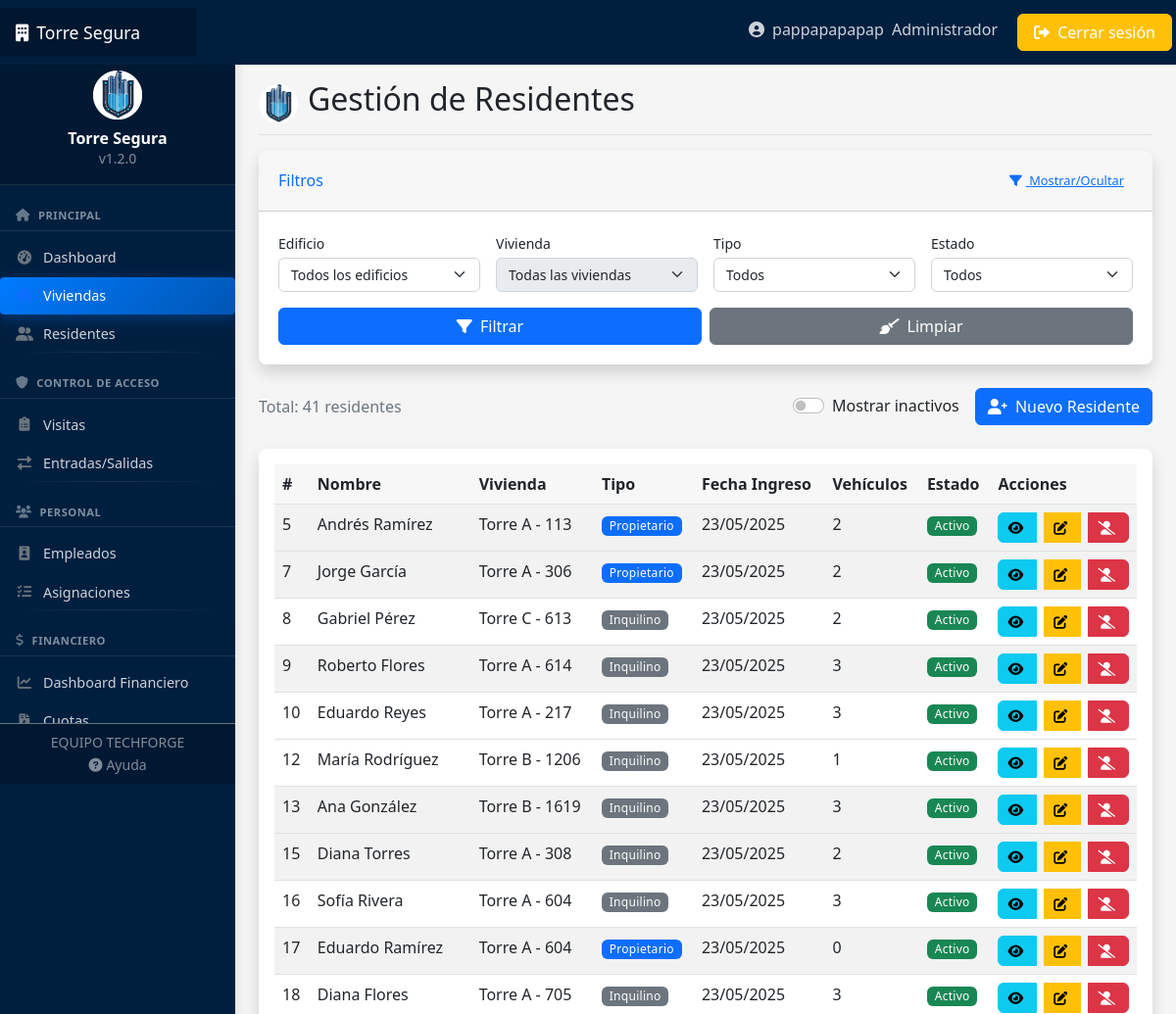
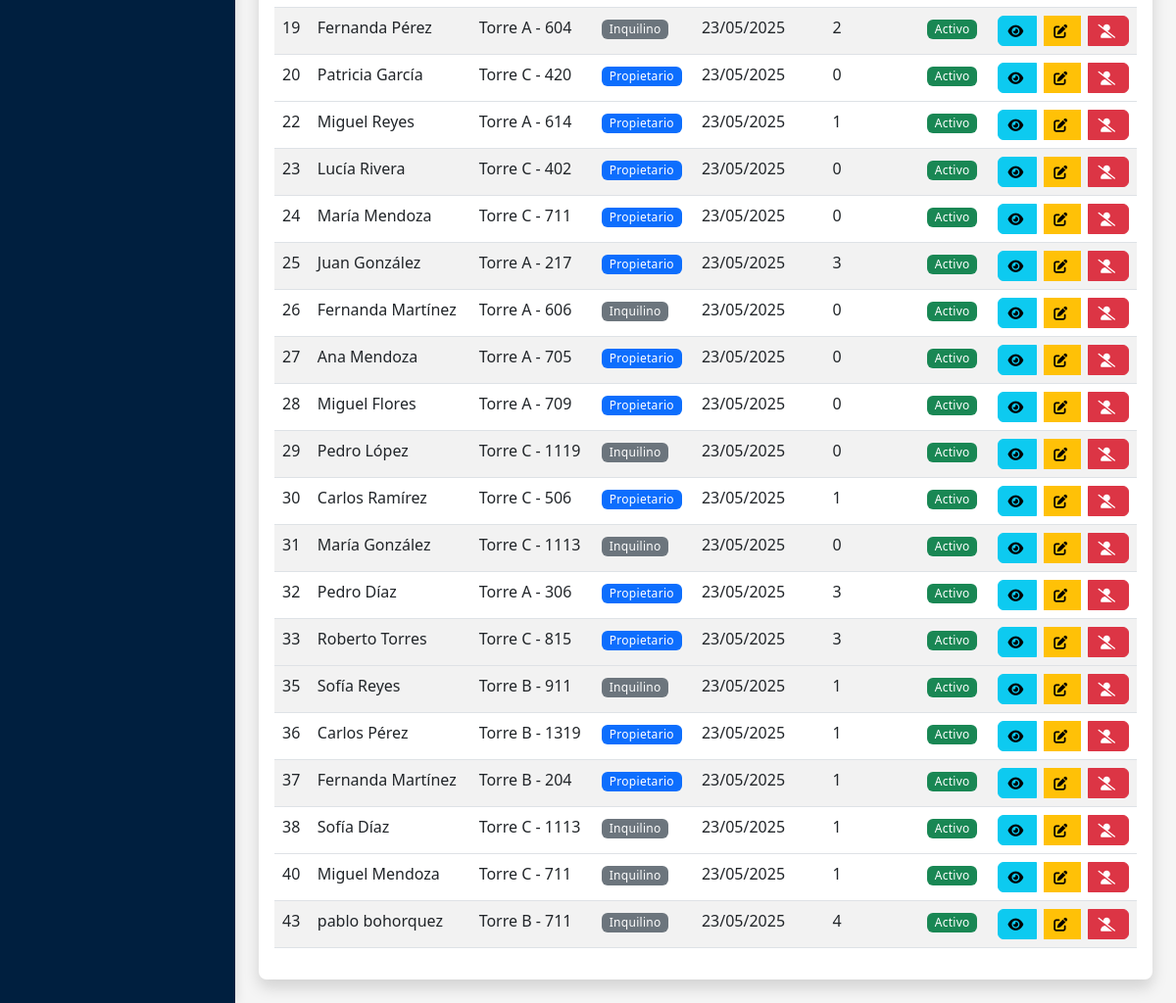
Page /viviendas/residentes/ (signed in) on the earlier database version (2 pictures, top to bottom).
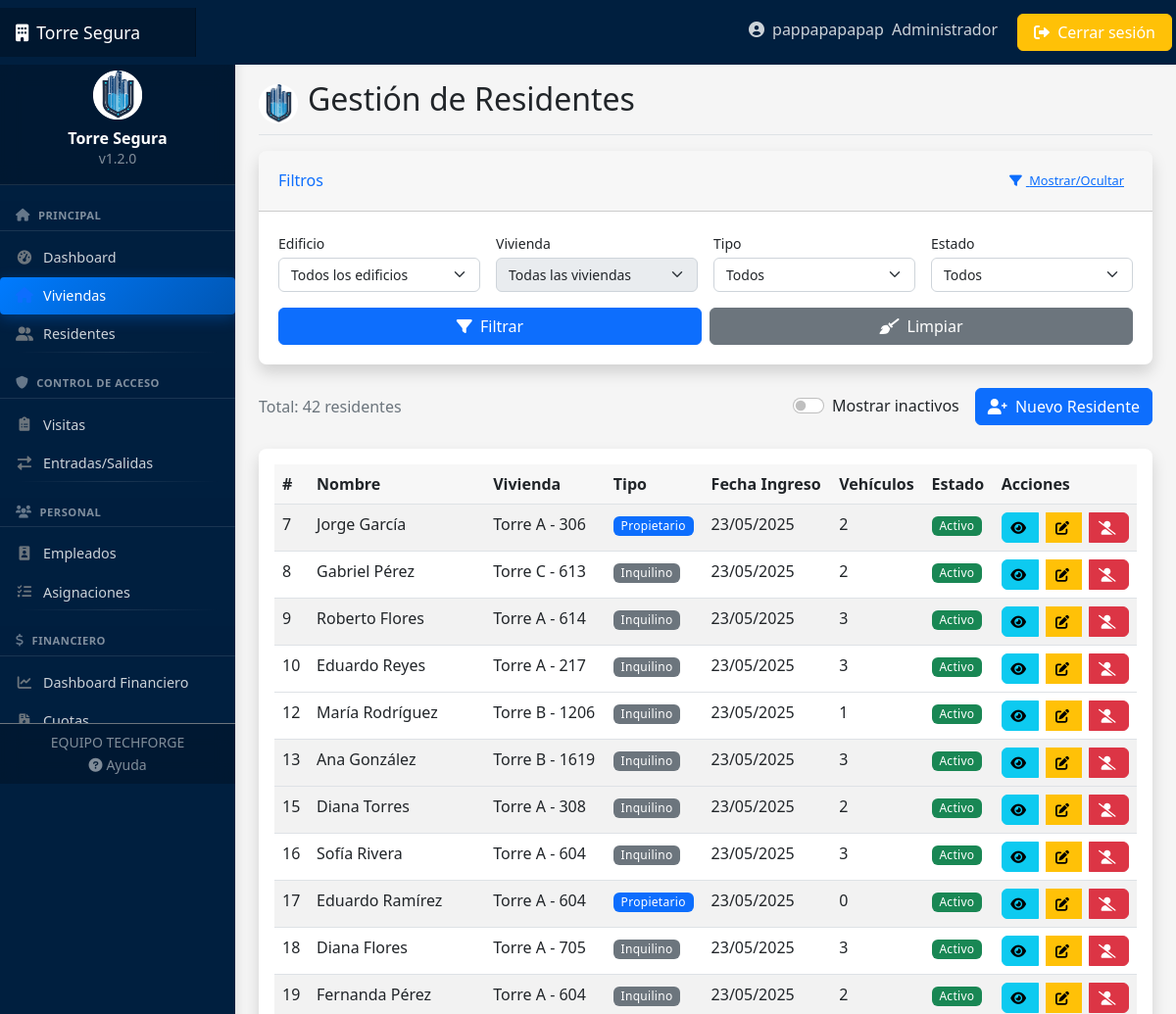
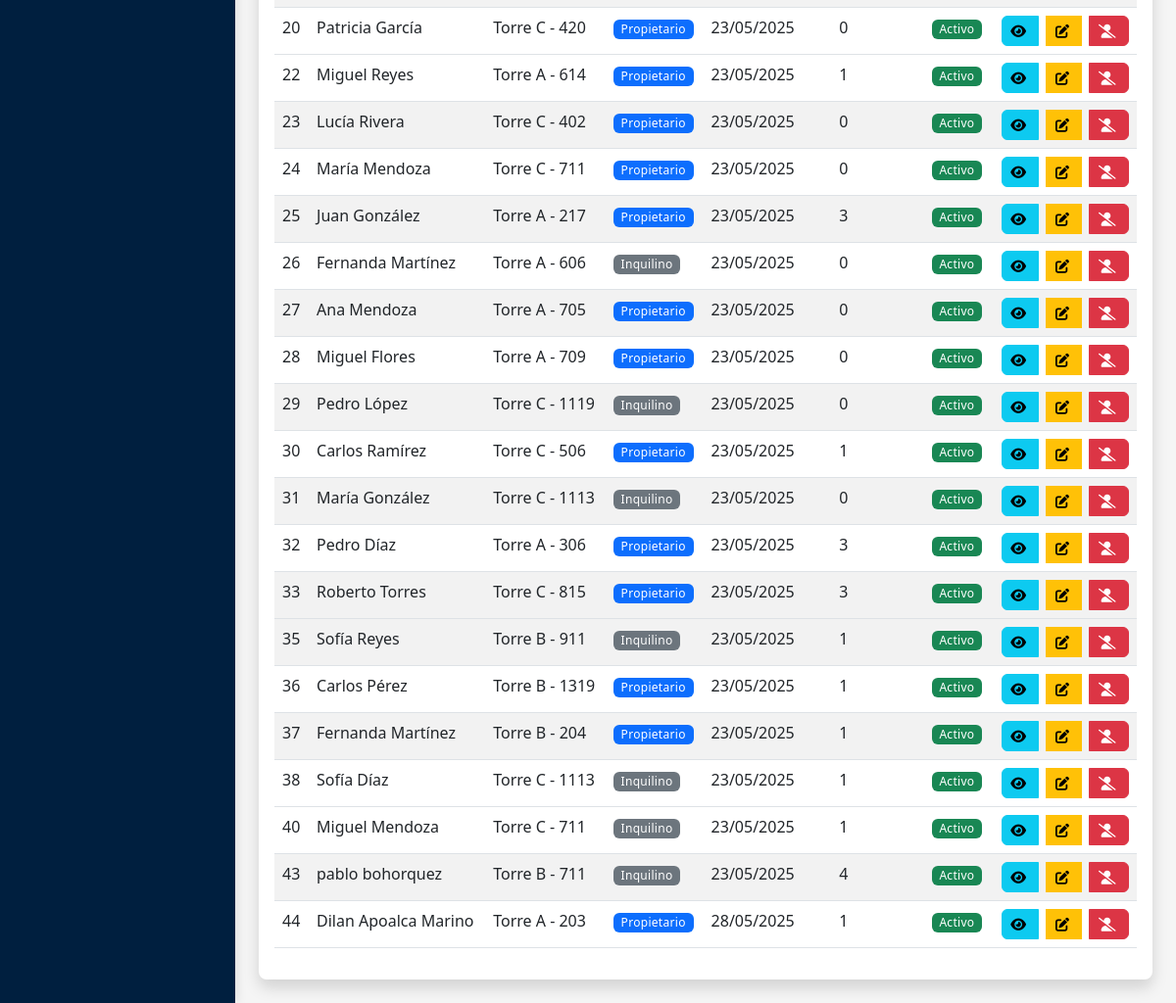
Same page on the later database version (2 pictures, top to bottom).
### viviendas/models.py (models this page shows, shortened)
class Residente(models.Model):
    usuario = models.OneToOneField(Usuario, on_delete=models.CASCADE, related_name='residente')
    vivienda = models.ForeignKey(Vivienda, on_delete=models.SET_NULL, null=True, related_name='residentes')
    fecha_ingreso = models.DateField(auto_now_add=True)
    vehiculos = models.PositiveIntegerField(default=0)
    activo = models.BooleanField(default=True,
        help_text="Indica si el residente actualmente vive o está relacionado con la vivienda")
    es_propietario = models.BooleanField(default=False)

class Vivienda(models.Model):
    ESTADOS = [
        ('OCUPADO', 'Ocupado'),
        ('DESOCUPADO', 'Desocupado'),
        ('MANTENIMIENTO', 'En mantenimiento'),
        ('BAJA', 'Dado de baja'),
    ]
    edificio = models.ForeignKey(Edificio, on_delete=models.CASCADE, related_name='viviendas')
    numero = models.CharField(max_length=10)
    piso = models.PositiveIntegerField()
    metros_cuadrados = models.DecimalField(max_digits=6, decimal_places=2)
    habitaciones = models.PositiveIntegerField(default=1)
    baños = models.PositiveIntegerField(default=1)
    estado = models.CharField(max_length=15, choices=ESTADOS, default='DESOCUPADO')
    activo = models.BooleanField(default=True, help_text="Indica si la vivienda está activa o ha sido dada de baja")
    fecha_baja = models.DateField(null=True, blank=True, help_text="Fecha en la que se dio de baja la vivienda")
    motivo_baja = models.TextField(blank=True, null=True, help_text="Motivo por el cual se dio de baja la vivienda")

class Edificio(models.Model):
    nombre = models.CharField(max_length=100)
    direccion = models.TextField()
    pisos = models.PositiveIntegerField()
    fecha_construccion = models.DateField(blank=True, null=True)

### usuarios/models.py (models this page shows, shortened)
class Usuario(AbstractUser):
    TIPOS_DOCUMENTO = [
        ('DNI', 'DNI'),
        ('PASAPORTE', 'Pasaporte'),
        ('CEDULA', 'Cédula'),
    ]
    rol = models.ForeignKey(Rol, on_delete=models.SET_NULL, null=True, related_name='usuarios')
    telefono = models.CharField(max_length=15, blank=True)
    tipo_documento = models.CharField(max_length=10, choices=TIPOS_DOCUMENTO, default='DNI')
    numero_documento = models.CharField(max_length=20, blank=True)
    foto = models.ImageField(upload_to='usuarios/', blank=True, null=True)
    email_confirmado = models.BooleanField(default=False)

### viviendas/views.py (the view)
# urls.py: path('residentes/', views.ResidenteListView.as_view(), name='residente-list'),
class ResidenteListView(LoginRequiredMixin, ListView):
    model = Residente
    template_name = 'viviendas/residente_list.html'
    context_object_name = 'residentes'
    def get_queryset(self):
        queryset = super().get_queryset()
        edificio_id = self.request.GET.get('edificio')
        if edificio_id:
            queryset = queryset.filter(vivienda__edificio_id=edificio_id)
        vivienda_id = self.request.GET.get('vivienda')
        if vivienda_id:
            queryset = queryset.filter(vivienda_id=vivienda_id)
        es_propietario = self.request.GET.get('es_propietario')
        if es_propietario:
            es_propietario_bool = es_propietario == 'true'
            queryset = queryset.filter(es_propietario=es_propietario_bool)
        estado = self.request.GET.get('estado')
        if estado:
            activo = estado == 'activo'
            queryset = queryset.filter(activo=activo)
        return queryset
    def get_context_data(self, **kwargs):
        context = super().get_context_data(**kwargs)
        context['edificios'] = Edificio.objects.all()
        edificio_id = self.request.GET.get('edificio')
        if edificio_id:
            context['viviendas'] = Vivienda.objects.filter(edificio_id=edificio_id)
        else:
            context['viviendas'] = Vivienda.objects.all()
        context['filtro_edificio'] = self.request.GET.get('edificio', '')
        context['filtro_vivienda'] = self.request.GET.get('vivienda', '')
        context['filtro_es_propietario'] = self.request.GET.get('es_propietario', '')
        context['filtro_estado'] = self.request.GET.get('estado', '')
        return context

### usuarios/models.py (called while the page is built)
    def __str__(self):
        return self.nombre

### templates/viviendas/residente_list.html (shortened to what the changed rows need)
{% extends 'base.html' %}
{% load static %}
{% block header %}Gestión de Residentes{% endblock %}
{% block content %}
<div class="content-header mb-4">
    <div>
        <p class="text-muted mb-0">Total: {{ residentes.count }} residentes</p>
    </div>
</div>
<div class="card shadow">
    <div class="card-body">
        <div class="table-responsive">
            <table class="table table-striped table-hover table-responsive-card">
                <thead>
                    <tr>
                        <th class="d-none d-md-table-cell">#</th>
                        <th>Nombre</th>
                        <th>Vivienda</th>
                        <th>Tipo</th>
                        <th class="d-none d-md-table-cell">Fecha Ingreso</th>
                        <th class="d-none d-md-table-cell">Vehículos</th>
                        <th>Estado</th>
                        <th>Acciones</th>
                    </tr>
                </thead>
                <tbody>
                    {% for residente in residentes %}
                    <tr class="{% if not residente.activo %}residente-inactivo d-none{% endif %}">
                        <td data-label="#" class="d-none d-md-table-cell">{{ residente.id }}</td>
                        <td data-label="Nombre">{{ residente.usuario.first_name }} {{ residente.usuario.last_name }}</td>
                        <td data-label="Vivienda">
                            {% if residente.vivienda %}
                                {{ residente.vivienda.edificio.nombre }} - {{ residente.vivienda.numero }}
                            {% else %}
                                <span class="text-muted">Sin asignar</span>
                            {% endif %}
                        </td>
                        <td data-label="Tipo">
                            {% if residente.es_propietario %}
                                <span class="badge text-bg-primary">Propietario</span>
                            {% else %}
                                <span class="badge text-bg-secondary">Inquilino</span>
                            {% endif %}
                        </td>
                        <td data-label="Fecha Ingreso" class="d-none d-md-table-cell">{{ residente.fecha_ingreso|date:"d/m/Y" }}</td>
                        <td data-label="Vehículos" class="d-none d-md-table-cell">{{ residente.vehiculos }}</td>
                        <td data-label="Estado">
                            {% if residente.activo %}
                                <span class="badge text-bg-success">Activo</span>
                            {% else %}
                                <span class="badge text-bg-danger">Inactivo</span>
                            {% endif %}
                        </td>
                        <td data-label="Acciones">
                            <div class="btn-group btn-group-sm action-buttons">
                                <a href="{% url 'residente-detail' residente.id %}" class="btn btn-info" title="Ver detalles">
                                    <i class="fas fa-eye"></i>
                                </a>
                                <a href="{% url 'residente-update' residente.id %}" class="btn btn-warning" title="Editar">
                                    <i class="fas fa-edit"></i>
                                </a>
                                <a href="{% url 'usuario-change-state' residente.usuario.id %}" class="btn {% if residente.activo %}btn-danger{% else %}btn-success{% endif %}" title="{% if residente.activo %}Desactivar{% else %}Activar{% endif %}">
                                    <i class="fas {% if residente.activo %}fa-user-slash{% else %}fa-user-check{% endif %}"></i>
                                </a>
                            </div>
                        </td>
                    </tr>
                    {% empty %}
                    <tr>
                        <td colspan="8" class="text-center">No hay residentes registrados</td>
                    </tr>
                    {% endfor %}
                </tbody>
            </table>
        </div>
    </div>
</div>
{% endblock %}

Differences in the rows shown:
no longer on this page (row edited): Residente: id "5", usuario.first_name "Andrés", usuario.last_name "Ramírez", vivienda.edificio.nombre "Torre A", vivienda.numero "113", es_propietario "Propietario", fecha_ingreso "23/05/2025", vehiculos "2", activo "Activo"
added Residente: id "44", usuario.first_name "Dilan", usuario.last_name "Apoalca Marino", vivienda.edificio.nombre "Torre A", vivienda.numero "203", es_propietario "Propietario", fecha_ingreso "28/05/2025", vehiculos "1", activo "Activo"
Other differences:
{{ residentes.count }}: "41" → "42"
